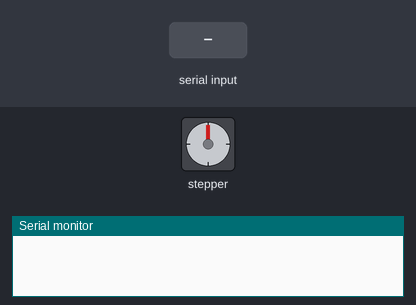
The sketch below on a simulated Arduino Uno, built with avr-gcc and run on an emulated ATmega328P. On the bench: stepper motor, the last lines printed to the serial monitor. Wiring (inferred from the names in the program): stepper motor (2048 steps per turn assumed): coils pin 8, pin 9, pin 10, pin 11. The inputs (shaded band) are chosen by the test bench.

Above: at 1.2 s.
1.3 s: "90,45\n" received over the second serial link
At 1.47 s:
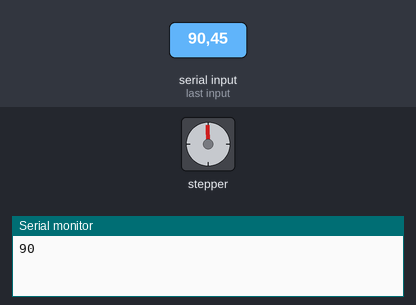
At 3.5 s:
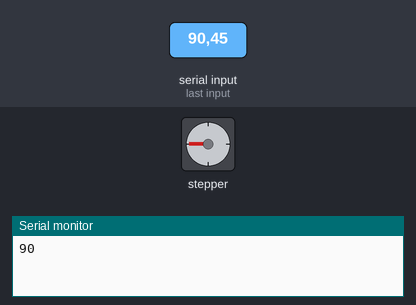
3.8 s: "200\n" received over the second serial link
At 5.5 s:
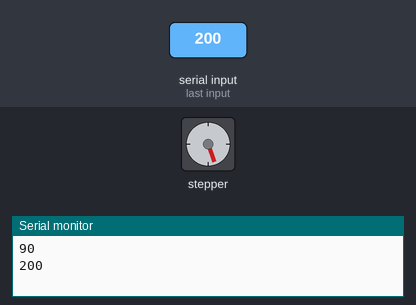
Timing chart, 0 to 7.0 s (numbered marks = the images above; inputs shaded):
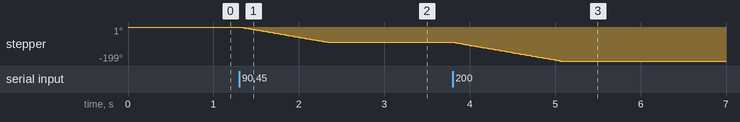

Measured:
- after the input at 1.3 s, stepper: turns 89° counter-clockwise in 1.0 s, starting at once
- after the input at 3.8 s, stepper: turns 110° counter-clockwise in 1.3 s, starting at once

The sketch:

MotorPaPBluetooth.ino
```cpp
/* Motor Paso a Paso ajustado a grados
 by: www.elprofegarcia.com

Gira los grados que se le indiquen por bluetooth

Conexion  entre el Arduino y Modulo Bluetooth HC-06
Arduino   Bluetooth
  5V          VCC
  GND         GND
  2           TX
  3           RX

Conexion  entre el Arduino y Modulo Bluetooth HC-06
Arduino    Driver ULN200
  8          IN1
  9          IN2
  10         IN3
  11         IN4

 Nota:  La conexion de alimentacion del Driver  ULN200 debe ser externa, no se conecte al Arduino
        La fuente debe ser de 5Vdc y se recomienda unificar tierras con el Arduino

Tienda en Linea: http://dinastiatecnologica.com/
*/
#include <SoftwareSerial.h>

SoftwareSerial Serial_2 (2, 3);   //  Crea nueva conexion para el Bluetooth
                                  //  Pin2(RX) a TX y Pin3(TX) a RX
int retardo=2;          // Tiempo de retardo en milisegundos (Velocidad del Motor)
int dato_rx;            // valor recibido en grados
int numero_pasos = 0;   // Valor en grados donde se encuentra el motor
String leeCadena;       // Almacena la cadena de datos recibida

void setup() {
Serial.begin(9600);     // inicializamos el puerto serie a 9600 baudios
Serial_2.begin(9600);   // Iniciamos el puerto nuevo Serial_2 a 9600 Baudios
pinMode(11, OUTPUT);    // Pin 11 conectar a IN4
pinMode(10, OUTPUT);    // Pin 10 conectar a IN3
pinMode(9, OUTPUT);     // Pin 9 conectar a IN2
pinMode(8, OUTPUT);     // Pin 8 conectar a IN1
}

void loop() {
  while (Serial_2.available()) {    // Leer el valor enviado por el Puerto serial
    delay(2);
    char c  = Serial_2.read();     // Lee los caracteres
    leeCadena += c;              // Convierte Caracteres a cadena de caracteres
  }
  if (leeCadena.length()>0){
        dato_rx = leeCadena.toInt();        // Convierte Cadena de caracteres a un numero Entero
        Serial.println(dato_rx);            // Envia valor en Grados
        dato_rx = (dato_rx * 1.4222222222); // Ajuste de 512 vueltas a los 360 grados
  }

  if ((dato_rx <= 512) && (dato_rx >= -512)){    // Descarta datos incorrectos recibidos

      while (dato_rx>numero_pasos){   // Girohacia la izquierda en grados
       paso_izq();
       numero_pasos = numero_pasos + 1;
      }
      while (dato_rx<numero_pasos){   // Giro hacia la derecha en grados
        paso_der();
        numero_pasos = numero_pasos -1;
      }
}

  leeCadena = "";   // Inicializamos la cadena de caracteres recibidos
  apagado();         // Apagado del Motor para que no se caliente
}  ///////////////////// Fin del Loop ///////////////////////////

void paso_der(){         // Pasos a la derecha
 digitalWrite(11, LOW);
 digitalWrite(10, LOW);
 digitalWrite(9, HIGH);
 digitalWrite(8, HIGH);
   delay(retardo);
 digitalWrite(11, LOW);
 digitalWrite(10, HIGH);
 digitalWrite(9, HIGH);
 digitalWrite(8, LOW);
   delay(retardo);
 digitalWrite(11, HIGH);
 digitalWrite(10, HIGH);
 digitalWrite(9, LOW);
 digitalWrite(8, LOW);
  delay(retardo);
 digitalWrite(11, HIGH);
 digitalWrite(10, LOW);
 digitalWrite(9, LOW);
 digitalWrite(8, HIGH);
  delay(retardo);
}

void paso_izq() {        // Pasos a la izquierda
 digitalWrite(11, HIGH);
 digitalWrite(10, HIGH);
 digitalWrite(9, LOW);
 digitalWrite(8, LOW);
  delay(retardo);
 digitalWrite(11, LOW);
 digitalWrite(10, HIGH);
 digitalWrite(9, HIGH);
 digitalWrite(8, LOW);
  delay(retardo);
 digitalWrite(11, LOW);
 digitalWrite(10, LOW);
 digitalWrite(9, HIGH);
 digitalWrite(8, HIGH);
  delay(retardo);
 digitalWrite(11, HIGH);
 digitalWrite(10, LOW);
 digitalWrite(9, LOW);
 digitalWrite(8, HIGH);
  delay(retardo);
}

void apagado() {         // Apagado del Motor
 digitalWrite(11, LOW);
 digitalWrite(10, LOW);
 digitalWrite(9, LOW);
 digitalWrite(8, LOW);
 }
```
